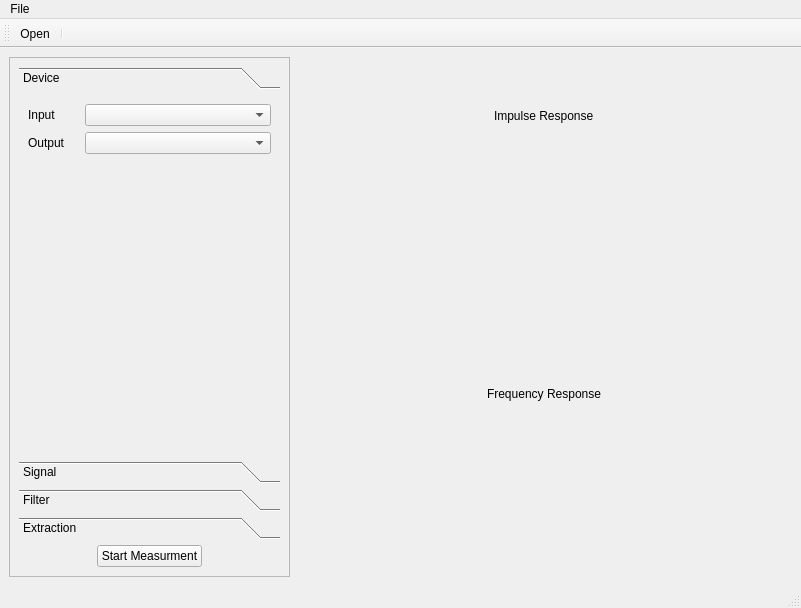
<?xml version="1.0" encoding="UTF-8"?>
<ui version="4.0">
 <class>FrequencyResponse</class>
 <widget class="QMainWindow" name="FrequencyResponse">
  <property name="geometry">
   <rect>
    <x>0</x>
    <y>0</y>
    <width>801</width>
    <height>608</height>
   </rect>
  </property>
  <property name="windowTitle">
   <string>Frequency Response</string>
  </property>
  <property name="windowIcon">
   <iconset resource="../Icons/icons.qrc">
    <normaloff>:/Icons/frequency_response.png</normaloff>:/Icons/frequency_response.png</iconset>
  </property>
  <widget class="QWidget" name="centralwidget">
   <layout class="QHBoxLayout" name="horizontalLayout_4">
    <item>
     <widget class="QFrame" name="frame">
      <property name="minimumSize">
       <size>
        <width>281</width>
        <height>0</height>
       </size>
      </property>
      <property name="maximumSize">
       <size>
        <width>281</width>
        <height>16777215</height>
       </size>
      </property>
      <property name="frameShape">
       <enum>QFrame::StyledPanel</enum>
      </property>
      <property name="frameShadow">
       <enum>QFrame::Raised</enum>
      </property>
      <layout class="QVBoxLayout" name="verticalLayout_3">
       <item>
        <layout class="QVBoxLayout" name="verticalLayout">
         <item>
          <widget class="QToolBox" name="toolBox">
           <property name="currentIndex">
            <number>0</number>
           </property>
           <widget class="QWidget" name="page">
            <property name="geometry">
             <rect>
              <x>0</x>
              <y>0</y>
              <width>253</width>
              <height>274</height>
             </rect>
            </property>
            <attribute name="icon">
             <iconset resource="../Icons/icons.qrc">
              <normaloff>:/Icons/speaker.png</normaloff>:/Icons/speaker.png</iconset>
            </attribute>
            <attribute name="label">
             <string>Device</string>
            </attribute>
            <layout class="QVBoxLayout" name="verticalLayout_4">
             <item>
              <layout class="QHBoxLayout" name="horizontalLayout_26">
               <item>
                <widget class="QLabel" name="label_28">
                 <property name="maximumSize">
                  <size>
                   <width>51</width>
                   <height>16777215</height>
                  </size>
                 </property>
                 <property name="text">
                  <string>Input</string>
                 </property>
                </widget>
               </item>
               <item>
                <widget class="QComboBox" name="inputDevices"/>
               </item>
              </layout>
             </item>
             <item>
              <layout class="QHBoxLayout" name="horizontalLayout_27">
               <item>
                <widget class="QLabel" name="label_30">
                 <property name="maximumSize">
                  <size>
                   <width>51</width>
                   <height>16</height>
                  </size>
                 </property>
                 <property name="text">
                  <string>Output</string>
                 </property>
                </widget>
               </item>
               <item>
                <widget class="QComboBox" name="outputDevices"/>
               </item>
              </layout>
             </item>
             <item>
              <spacer name="verticalSpacer">
               <property name="orientation">
                <enum>Qt::Vertical</enum>
               </property>
               <property name="sizeHint" stdset="0">
                <size>
                 <width>20</width>
                 <height>211</height>
                </size>
               </property>
              </spacer>
             </item>
            </layout>
           </widget>
           <widget class="QWidget" name="page_2">
            <property name="geometry">
             <rect>
              <x>0</x>
              <y>0</y>
              <width>253</width>
              <height>274</height>
             </rect>
            </property>
            <attribute name="icon">
             <iconset resource="../Icons/icons.qrc">
              <normaloff>:/Icons/signal.png</normaloff>:/Icons/signal.png</iconset>
            </attribute>
            <attribute name="label">
             <string>Signal</string>
            </attribute>
            <layout class="QVBoxLayout" name="verticalLayout_5">
             <item>
              <widget class="QComboBox" name="signalType">
               <item>
                <property name="text">
                 <string>Inverse Repeat Sequence</string>
                </property>
               </item>
               <item>
                <property name="text">
                 <string>Maximum Length Sequence</string>
                </property>
               </item>
               <item>
                <property name="text">
                 <string>Swept Sine</string>
                </property>
               </item>
               <item>
                <property name="text">
                 <string>Low Pass Swept Sine</string>
                </property>
               </item>
              </widget>
             </item>
             <item>
              <widget class="QStackedWidget" name="signalOptions">
               <property name="currentIndex">
                <number>0</number>
               </property>
               <widget class="QWidget" name="page_5">
                <layout class="QVBoxLayout" name="verticalLayout_7">
                 <item>
                  <layout class="QHBoxLayout" name="horizontalLayout_9">
                   <item>
                    <widget class="QLabel" name="label_4">
                     <property name="text">
                      <string>Taps</string>
                     </property>
                    </widget>
                   </item>
                   <item>
                    <widget class="QSpinBox" name="numTaps"/>
                   </item>
                   <item>
                    <spacer name="horizontalSpacer_5">
                     <property name="orientation">
                      <enum>Qt::Horizontal</enum>
                     </property>
                     <property name="sizeHint" stdset="0">
                      <size>
                       <width>40</width>
                       <height>20</height>
                      </size>
                     </property>
                    </spacer>
                   </item>
                  </layout>
                 </item>
                 <item>
                  <layout class="QHBoxLayout" name="horizontalLayout_8">
                   <item>
                    <widget class="QLabel" name="label_23">
                     <property name="text">
                      <string>Bursts</string>
                     </property>
                    </widget>
                   </item>
                   <item>
                    <widget class="QSpinBox" name="numBursts"/>
                   </item>
                   <item>
                    <spacer name="horizontalSpacer_6">
                     <property name="orientation">
                      <enum>Qt::Horizontal</enum>
                     </property>
                     <property name="sizeHint" stdset="0">
                      <size>
                       <width>40</width>
                       <height>20</height>
                      </size>
                     </property>
                    </spacer>
                   </item>
                  </layout>
                 </item>
                </layout>
               </widget>
               <widget class="QWidget" name="page_6">
                <layout class="QVBoxLayout" name="verticalLayout_6">
                 <item>
                  <layout class="QHBoxLayout" name="horizontalLayout_6">
                   <item>
                    <widget class="QLabel" name="label_5">
                     <property name="minimumSize">
                      <size>
                       <width>22</width>
                       <height>25</height>
                      </size>
                     </property>
                     <property name="maximumSize">
                      <size>
                       <width>22</width>
                       <height>25</height>
                      </size>
                     </property>
                     <property name="text">
                      <string>&lt;html&gt;&lt;head/&gt;&lt;body&gt;&lt;p&gt;f&lt;span style=&quot; vertical-align:sub;&quot;&gt;high&lt;/span&gt;&lt;/p&gt;&lt;/body&gt;&lt;/html&gt;</string>
                     </property>
                    </widget>
                   </item>
                   <item>
                    <widget class="QSpinBox" name="upperFreq">
                     <property name="maximum">
                      <number>20000</number>
                     </property>
                    </widget>
                   </item>
                   <item>
                    <widget class="QLabel" name="label_8">
                     <property name="minimumSize">
                      <size>
                       <width>17</width>
                       <height>25</height>
                      </size>
                     </property>
                     <property name="maximumSize">
                      <size>
                       <width>17</width>
                       <height>25</height>
                      </size>
                     </property>
                     <property name="text">
                      <string>Hz</string>
                     </property>
                    </widget>
                   </item>
                  </layout>
                 </item>
                 <item>
                  <layout class="QHBoxLayout" name="horizontalLayout_7">
                   <item>
                    <widget class="QLabel" name="label_6">
                     <property name="maximumSize">
                      <size>
                       <width>27</width>
                       <height>27</height>
                      </size>
                     </property>
                     <property name="text">
                      <string>&lt;html&gt;&lt;head/&gt;&lt;body&gt;&lt;p&gt;T&lt;span style=&quot; vertical-align:sub;&quot;&gt;span&lt;/span&gt;&lt;/p&gt;&lt;/body&gt;&lt;/html&gt;</string>
                     </property>
                    </widget>
                   </item>
                   <item>
                    <widget class="QSpinBox" name="signalLength">
                     <property name="maximum">
                      <number>99999</number>
                     </property>
                    </widget>
                   </item>
                   <item>
                    <widget class="QLabel" name="label_7">
                     <property name="maximumSize">
                      <size>
                       <width>19</width>
                       <height>25</height>
                      </size>
                     </property>
                     <property name="text">
                      <string>ms</string>
                     </property>
                    </widget>
                   </item>
                  </layout>
                 </item>
                </layout>
               </widget>
              </widget>
             </item>
             <item>
              <widget class="Line" name="line">
               <property name="orientation">
                <enum>Qt::Horizontal</enum>
               </property>
              </widget>
             </item>
             <item>
              <layout class="QHBoxLayout" name="horizontalLayout_5">
               <item>
                <widget class="QLabel" name="label_22">
                 <property name="text">
                  <string>Signal Repitions</string>
                 </property>
                </widget>
               </item>
               <item>
                <widget class="QSpinBox" name="numRepititions"/>
               </item>
              </layout>
             </item>
             <item>
              <spacer name="verticalSpacer_2">
               <property name="orientation">
                <enum>Qt::Vertical</enum>
               </property>
               <property name="sizeHint" stdset="0">
                <size>
                 <width>20</width>
                 <height>99</height>
                </size>
               </property>
              </spacer>
             </item>
            </layout>
           </widget>
           <widget class="QWidget" name="page_3">
            <property name="geometry">
             <rect>
              <x>0</x>
              <y>0</y>
              <width>253</width>
              <height>274</height>
             </rect>
            </property>
            <attribute name="icon">
             <iconset resource="../Icons/icons.qrc">
              <normaloff>:/Icons/filter.png</normaloff>:/Icons/filter.png</iconset>
            </attribute>
            <attribute name="label">
             <string>Filter</string>
            </attribute>
            <layout class="QVBoxLayout" name="verticalLayout_11">
             <item>
              <widget class="QComboBox" name="filterType">
               <item>
                <property name="text">
                 <string>Disabled</string>
                </property>
               </item>
               <item>
                <property name="text">
                 <string>Low Pass</string>
                </property>
               </item>
               <item>
                <property name="text">
                 <string>High Pass</string>
                </property>
               </item>
               <item>
                <property name="text">
                 <string>Band Pass</string>
                </property>
               </item>
              </widget>
             </item>
             <item>
              <widget class="QStackedWidget" name="filterOptions">
               <property name="currentIndex">
                <number>3</number>
               </property>
               <widget class="QWidget" name="page_7"/>
               <widget class="QWidget" name="page_8">
                <layout class="QVBoxLayout" name="verticalLayout_8">
                 <item>
                  <layout class="QHBoxLayout" name="horizontalLayout_10">
                   <item>
                    <widget class="QLabel" name="label_10">
                     <property name="minimumSize">
                      <size>
                       <width>25</width>
                       <height>25</height>
                      </size>
                     </property>
                     <property name="maximumSize">
                      <size>
                       <width>27</width>
                       <height>25</height>
                      </size>
                     </property>
                     <property name="text">
                      <string>&lt;html&gt;&lt;head/&gt;&lt;body&gt;&lt;p&gt;f&lt;span style=&quot; vertical-align:sub;&quot;&gt;c_LPF&lt;/span&gt;&lt;/p&gt;&lt;/body&gt;&lt;/html&gt;</string>
                     </property>
                    </widget>
                   </item>
                   <item>
                    <widget class="QSpinBox" name="freqLPF">
                     <property name="maximum">
                      <number>20000</number>
                     </property>
                    </widget>
                   </item>
                   <item>
                    <widget class="QLabel" name="label_11">
                     <property name="minimumSize">
                      <size>
                       <width>17</width>
                       <height>25</height>
                      </size>
                     </property>
                     <property name="maximumSize">
                      <size>
                       <width>17</width>
                       <height>25</height>
                      </size>
                     </property>
                     <property name="text">
                      <string>Hz</string>
                     </property>
                    </widget>
                   </item>
                  </layout>
                 </item>
                 <item>
                  <layout class="QHBoxLayout" name="horizontalLayout_11">
                   <item>
                    <widget class="QLabel" name="label_12">
                     <property name="maximumSize">
                      <size>
                       <width>35</width>
                       <height>25</height>
                      </size>
                     </property>
                     <property name="text">
                      <string>&lt;html&gt;&lt;head/&gt;&lt;body&gt;&lt;p&gt;Order&lt;/p&gt;&lt;/body&gt;&lt;/html&gt;</string>
                     </property>
                    </widget>
                   </item>
                   <item>
                    <layout class="QHBoxLayout" name="horizontalLayout_12">
                     <item>
                      <widget class="QSpinBox" name="orderLPF">
                       <property name="maximum">
                        <number>99999</number>
                       </property>
                      </widget>
                     </item>
                    </layout>
                   </item>
                  </layout>
                 </item>
                </layout>
               </widget>
               <widget class="QWidget" name="page_9">
                <layout class="QVBoxLayout" name="verticalLayout_9">
                 <item>
                  <layout class="QHBoxLayout" name="horizontalLayout_13">
                   <item>
                    <widget class="QLabel" name="label_13">
                     <property name="minimumSize">
                      <size>
                       <width>25</width>
                       <height>25</height>
                      </size>
                     </property>
                     <property name="maximumSize">
                      <size>
                       <width>27</width>
                       <height>25</height>
                      </size>
                     </property>
                     <property name="text">
                      <string>&lt;html&gt;&lt;head/&gt;&lt;body&gt;&lt;p&gt;f&lt;span style=&quot; vertical-align:sub;&quot;&gt;c_HPF&lt;/span&gt;&lt;/p&gt;&lt;/body&gt;&lt;/html&gt;</string>
                     </property>
                    </widget>
                   </item>
                   <item>
                    <widget class="QSpinBox" name="freqHPF">
                     <property name="maximum">
                      <number>20000</number>
                     </property>
                    </widget>
                   </item>
                   <item>
                    <widget class="QLabel" name="label_14">
                     <property name="minimumSize">
                      <size>
                       <width>17</width>
                       <height>25</height>
                      </size>
                     </property>
                     <property name="maximumSize">
                      <size>
                       <width>17</width>
                       <height>25</height>
                      </size>
                     </property>
                     <property name="text">
                      <string>Hz</string>
                     </property>
                    </widget>
                   </item>
                  </layout>
                 </item>
                 <item>
                  <layout class="QHBoxLayout" name="horizontalLayout_14">
                   <item>
                    <widget class="QLabel" name="label_15">
                     <property name="maximumSize">
                      <size>
                       <width>35</width>
                       <height>25</height>
                      </size>
                     </property>
                     <property name="text">
                      <string>&lt;html&gt;&lt;head/&gt;&lt;body&gt;&lt;p&gt;Order&lt;/p&gt;&lt;/body&gt;&lt;/html&gt;</string>
                     </property>
                    </widget>
                   </item>
                   <item>
                    <layout class="QHBoxLayout" name="horizontalLayout_15">
                     <item>
                      <widget class="QSpinBox" name="orderHPF">
                       <property name="maximum">
                        <number>99999</number>
                       </property>
                      </widget>
                     </item>
                    </layout>
                   </item>
                  </layout>
                 </item>
                </layout>
               </widget>
               <widget class="QWidget" name="page_10">
                <layout class="QVBoxLayout" name="verticalLayout_10">
                 <item>
                  <layout class="QHBoxLayout" name="horizontalLayout_16">
                   <item>
                    <widget class="QLabel" name="label_16">
                     <property name="minimumSize">
                      <size>
                       <width>25</width>
                       <height>25</height>
                      </size>
                     </property>
                     <property name="maximumSize">
                      <size>
                       <width>25</width>
                       <height>25</height>
                      </size>
                     </property>
                     <property name="text">
                      <string>&lt;html&gt;&lt;head/&gt;&lt;body&gt;&lt;p&gt;f&lt;span style=&quot; vertical-align:sub;&quot;&gt;c_low&lt;/span&gt;&lt;/p&gt;&lt;/body&gt;&lt;/html&gt;</string>
                     </property>
                    </widget>
                   </item>
                   <item>
                    <widget class="QSpinBox" name="freqLow">
                     <property name="maximum">
                      <number>20000</number>
                     </property>
                    </widget>
                   </item>
                   <item>
                    <widget class="QLabel" name="label_17">
                     <property name="minimumSize">
                      <size>
                       <width>17</width>
                       <height>25</height>
                      </size>
                     </property>
                     <property name="maximumSize">
                      <size>
                       <width>17</width>
                       <height>25</height>
                      </size>
                     </property>
                     <property name="text">
                      <string>Hz</string>
                     </property>
                    </widget>
                   </item>
                  </layout>
                 </item>
                 <item>
                  <layout class="QHBoxLayout" name="horizontalLayout_17">
                   <item>
                    <widget class="QLabel" name="label_18">
                     <property name="maximumSize">
                      <size>
                       <width>35</width>
                       <height>25</height>
                      </size>
                     </property>
                     <property name="text">
                      <string>&lt;html&gt;&lt;head/&gt;&lt;body&gt;&lt;p&gt;Order&lt;/p&gt;&lt;/body&gt;&lt;/html&gt;</string>
                     </property>
                    </widget>
                   </item>
                   <item>
                    <layout class="QHBoxLayout" name="horizontalLayout_18">
                     <item>
                      <widget class="QSpinBox" name="orderLow">
                       <property name="maximum">
                        <number>99999</number>
                       </property>
                      </widget>
                     </item>
                    </layout>
                   </item>
                  </layout>
                 </item>
                 <item>
                  <layout class="QHBoxLayout" name="horizontalLayout_19">
                   <item>
                    <widget class="QLabel" name="label_19">
                     <property name="minimumSize">
                      <size>
                       <width>25</width>
                       <height>25</height>
                      </size>
                     </property>
                     <property name="maximumSize">
                      <size>
                       <width>25</width>
                       <height>25</height>
                      </size>
                     </property>
                     <property name="text">
                      <string>&lt;html&gt;&lt;head/&gt;&lt;body&gt;&lt;p&gt;f&lt;span style=&quot; vertical-align:sub;&quot;&gt;c_high&lt;/span&gt;&lt;/p&gt;&lt;/body&gt;&lt;/html&gt;</string>
                     </property>
                    </widget>
                   </item>
                   <item>
                    <widget class="QSpinBox" name="freqHigh">
                     <property name="maximum">
                      <number>20000</number>
                     </property>
                    </widget>
                   </item>
                   <item>
                    <widget class="QLabel" name="label_20">
                     <property name="minimumSize">
                      <size>
                       <width>17</width>
                       <height>25</height>
                      </size>
                     </property>
                     <property name="maximumSize">
                      <size>
                       <width>17</width>
                       <height>25</height>
                      </size>
                     </property>
                     <property name="text">
                      <string>Hz</string>
                     </property>
                    </widget>
                   </item>
                  </layout>
                 </item>
                 <item>
                  <layout class="QHBoxLayout" name="horizontalLayout_20">
                   <item>
                    <widget class="QLabel" name="label_21">
                     <property name="maximumSize">
                      <size>
                       <width>35</width>
                       <height>25</height>
                      </size>
                     </property>
                     <property name="text">
                      <string>&lt;html&gt;&lt;head/&gt;&lt;body&gt;&lt;p&gt;Order&lt;/p&gt;&lt;/body&gt;&lt;/html&gt;</string>
                     </property>
                    </widget>
                   </item>
                   <item>
                    <layout class="QHBoxLayout" name="horizontalLayout_21">
                     <item>
                      <widget class="QSpinBox" name="orderHigh">
                       <property name="maximum">
                        <number>99999</number>
                       </property>
                      </widget>
                     </item>
                    </layout>
                   </item>
                  </layout>
                 </item>
                </layout>
               </widget>
              </widget>
             </item>
             <item>
              <spacer name="verticalSpacer_3">
               <property name="orientation">
                <enum>Qt::Vertical</enum>
               </property>
               <property name="sizeHint" stdset="0">
                <size>
                 <width>20</width>
                 <height>77</height>
                </size>
               </property>
              </spacer>
             </item>
            </layout>
           </widget>
           <widget class="QWidget" name="page_4">
            <property name="geometry">
             <rect>
              <x>0</x>
              <y>0</y>
              <width>253</width>
              <height>274</height>
             </rect>
            </property>
            <attribute name="icon">
             <iconset resource="../Icons/icons.qrc">
              <normaloff>:/Icons/impulse.png</normaloff>:/Icons/impulse.png</iconset>
            </attribute>
            <attribute name="label">
             <string>Extraction</string>
            </attribute>
            <layout class="QVBoxLayout" name="verticalLayout_12">
             <item>
              <layout class="QHBoxLayout" name="horizontalLayout_25">
               <item>
                <widget class="QLabel" name="label_32">
                 <property name="minimumSize">
                  <size>
                   <width>51</width>
                   <height>16</height>
                  </size>
                 </property>
                 <property name="maximumSize">
                  <size>
                   <width>51</width>
                   <height>16</height>
                  </size>
                 </property>
                 <property name="text">
                  <string>Length</string>
                 </property>
                </widget>
               </item>
               <item>
                <widget class="QSpinBox" name="winLength">
                 <property name="maximum">
                  <number>99999</number>
                 </property>
                </widget>
               </item>
               <item>
                <widget class="QLabel" name="label_33">
                 <property name="minimumSize">
                  <size>
                   <width>51</width>
                   <height>16</height>
                  </size>
                 </property>
                 <property name="maximumSize">
                  <size>
                   <width>51</width>
                   <height>16</height>
                  </size>
                 </property>
                 <property name="text">
                  <string>samples</string>
                 </property>
                </widget>
               </item>
              </layout>
             </item>
             <item>
              <layout class="QHBoxLayout" name="horizontalLayout_24">
               <item>
                <widget class="QLabel" name="label_29">
                 <property name="minimumSize">
                  <size>
                   <width>41</width>
                   <height>16</height>
                  </size>
                 </property>
                 <property name="maximumSize">
                  <size>
                   <width>41</width>
                   <height>16</height>
                  </size>
                 </property>
                 <property name="text">
                  <string>Taper</string>
                 </property>
                </widget>
               </item>
               <item>
                <widget class="QSpinBox" name="taperLength">
                 <property name="maximum">
                  <number>99999</number>
                 </property>
                </widget>
               </item>
               <item>
                <widget class="QLabel" name="label_31">
                 <property name="minimumSize">
                  <size>
                   <width>51</width>
                   <height>16</height>
                  </size>
                 </property>
                 <property name="maximumSize">
                  <size>
                   <width>51</width>
                   <height>16</height>
                  </size>
                 </property>
                 <property name="text">
                  <string>samples</string>
                 </property>
                </widget>
               </item>
              </layout>
             </item>
             <item>
              <spacer name="verticalSpacer_4">
               <property name="orientation">
                <enum>Qt::Vertical</enum>
               </property>
               <property name="sizeHint" stdset="0">
                <size>
                 <width>20</width>
                 <height>209</height>
                </size>
               </property>
              </spacer>
             </item>
            </layout>
           </widget>
          </widget>
         </item>
         <item>
          <layout class="QHBoxLayout" name="horizontalLayout">
           <item>
            <spacer name="horizontalSpacer_2">
             <property name="orientation">
              <enum>Qt::Horizontal</enum>
             </property>
             <property name="sizeHint" stdset="0">
              <size>
               <width>40</width>
               <height>20</height>
              </size>
             </property>
            </spacer>
           </item>
           <item>
            <widget class="QPushButton" name="startButton">
             <property name="text">
              <string>Start Measurment</string>
             </property>
             <property name="icon">
              <iconset resource="../Icons/icons.qrc">
               <normaloff>:/Icons/start.png</normaloff>:/Icons/start.png</iconset>
             </property>
            </widget>
           </item>
           <item>
            <spacer name="horizontalSpacer">
             <property name="orientation">
              <enum>Qt::Horizontal</enum>
             </property>
             <property name="sizeHint" stdset="0">
              <size>
               <width>40</width>
               <height>20</height>
              </size>
             </property>
            </spacer>
           </item>
          </layout>
         </item>
        </layout>
       </item>
      </layout>
     </widget>
    </item>
    <item>
     <layout class="QVBoxLayout" name="verticalLayout_2">
      <item>
       <layout class="QHBoxLayout" name="horizontalLayout_2">
        <item>
         <spacer name="horizontalSpacer_8">
          <property name="orientation">
           <enum>Qt::Horizontal</enum>
          </property>
          <property name="sizeHint" stdset="0">
           <size>
            <width>40</width>
            <height>20</height>
           </size>
          </property>
         </spacer>
        </item>
        <item>
         <widget class="QLabel" name="label">
          <property name="text">
           <string>Impulse Response</string>
          </property>
         </widget>
        </item>
        <item>
         <spacer name="horizontalSpacer_3">
          <property name="orientation">
           <enum>Qt::Horizontal</enum>
          </property>
          <property name="sizeHint" stdset="0">
           <size>
            <width>40</width>
            <height>20</height>
           </size>
          </property>
         </spacer>
        </item>
       </layout>
      </item>
      <item>
       <widget class="MatplotlibWidget" name="impulsePlot">
        <property name="minimumSize">
         <size>
          <width>0</width>
          <height>148</height>
         </size>
        </property>
        <property name="maximumSize">
         <size>
          <width>16777215</width>
          <height>148</height>
         </size>
        </property>
       </widget>
      </item>
      <item>
       <layout class="QHBoxLayout" name="horizontalLayout_3">
        <item>
         <spacer name="horizontalSpacer_7">
          <property name="orientation">
           <enum>Qt::Horizontal</enum>
          </property>
          <property name="sizeHint" stdset="0">
           <size>
            <width>40</width>
            <height>20</height>
           </size>
          </property>
         </spacer>
        </item>
        <item>
         <widget class="QLabel" name="label_2">
          <property name="text">
           <string>Frequency Response</string>
          </property>
         </widget>
        </item>
        <item>
         <spacer name="horizontalSpacer_4">
          <property name="orientation">
           <enum>Qt::Horizontal</enum>
          </property>
          <property name="sizeHint" stdset="0">
           <size>
            <width>40</width>
            <height>20</height>
           </size>
          </property>
         </spacer>
        </item>
       </layout>
      </item>
      <item>
       <widget class="MatplotlibWidget" name="frequencyPlot"/>
      </item>
     </layout>
    </item>
   </layout>
  </widget>
  <widget class="QMenuBar" name="menubar">
   <property name="geometry">
    <rect>
     <x>0</x>
     <y>0</y>
     <width>801</width>
     <height>22</height>
    </rect>
   </property>
   <widget class="QMenu" name="menuFile">
    <property name="title">
     <string>File</string>
    </property>
    <addaction name="actionOpen"/>
    <addaction name="separator"/>
    <addaction name="actionExit"/>
   </widget>
   <addaction name="menuFile"/>
  </widget>
  <widget class="QStatusBar" name="statusbar"/>
  <widget class="QToolBar" name="toolBar">
   <property name="windowTitle">
    <string>toolBar</string>
   </property>
   <property name="toolButtonStyle">
    <enum>Qt::ToolButtonTextUnderIcon</enum>
   </property>
   <attribute name="toolBarArea">
    <enum>TopToolBarArea</enum>
   </attribute>
   <attribute name="toolBarBreak">
    <bool>false</bool>
   </attribute>
   <addaction name="actionOpen"/>
   <addaction name="separator"/>
  </widget>
  <action name="actionOpen">
   <property name="icon">
    <iconset resource="../Icons/icons.qrc">
     <normaloff>:/Icons/open.png</normaloff>:/Icons/open.png</iconset>
   </property>
   <property name="text">
    <string>Open...</string>
   </property>
  </action>
  <action name="actionExit">
   <property name="text">
    <string>Exit</string>
   </property>
  </action>
  <action name="actionSave">
   <property name="text">
    <string>Save...</string>
   </property>
  </action>
 </widget>
 <customwidgets>
  <customwidget>
   <class>MatplotlibWidget</class>
   <extends>QWidget</extends>
   <header>matplotlibwidget</header>
  </customwidget>
 </customwidgets>
 <resources>
  <include location="../Icons/icons.qrc"/>
 </resources>
 <connections/>
</ui>
